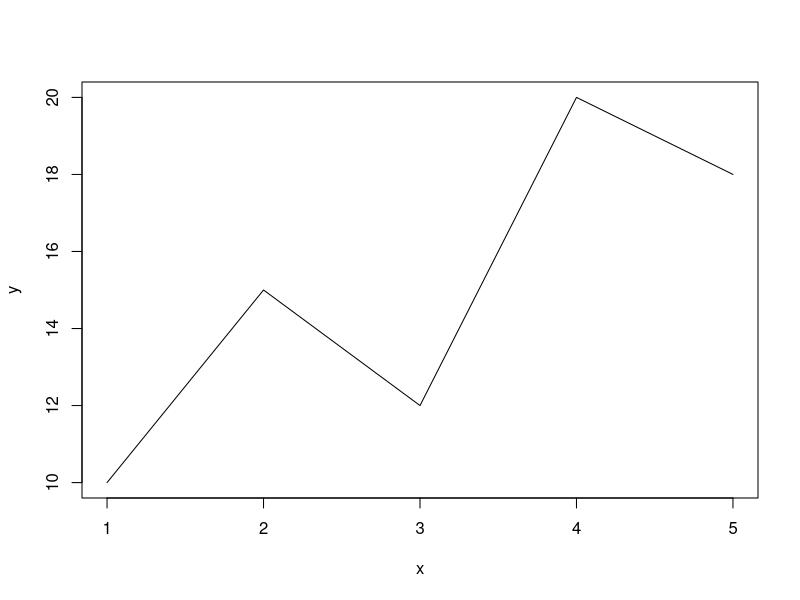
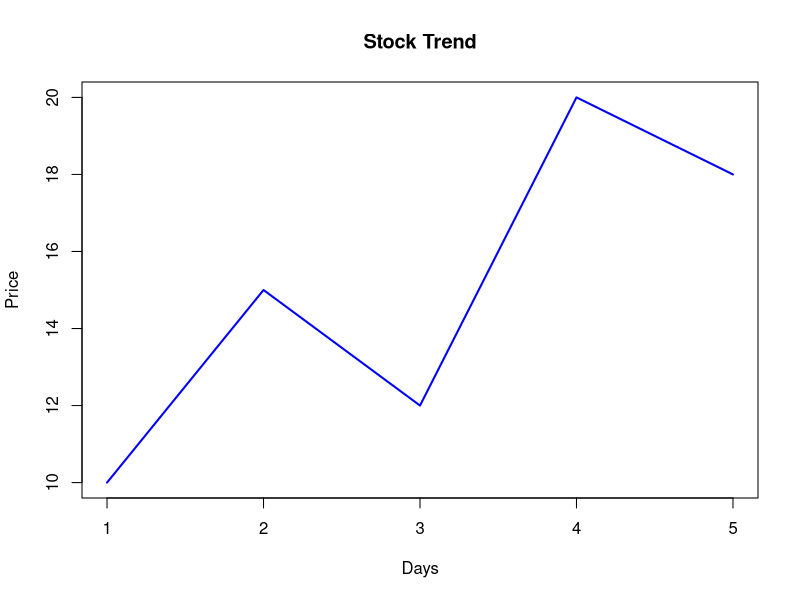
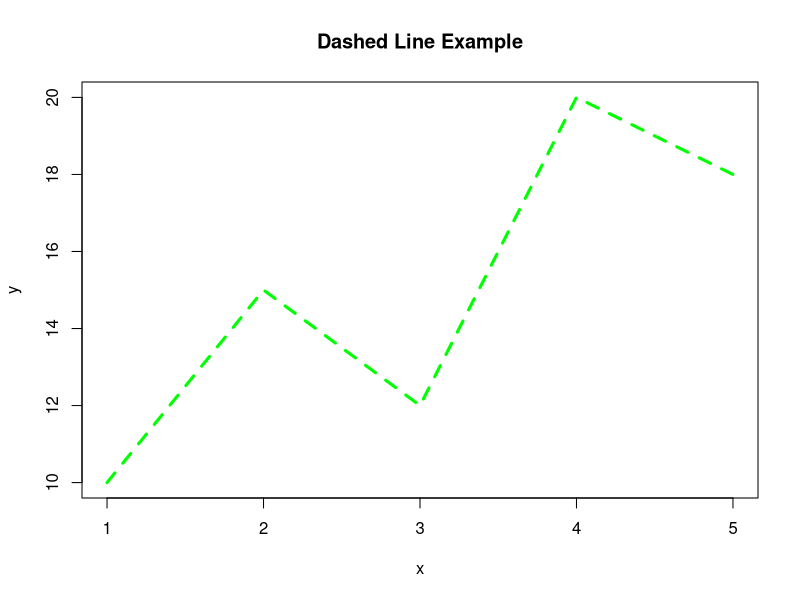
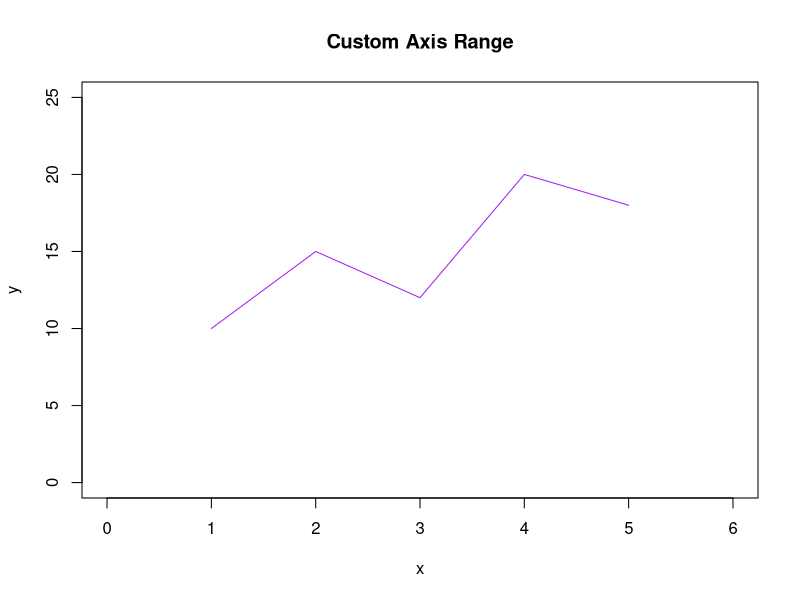

Here is the R script that generated these plots, in order:
# r Line function 

#A line graph is a graph where data points are connected with a line.
#It is mainly used to show Trends over time,Continuous data,How something change

x <- c(1,2,3,4,5)
y <- c(10,15,12,20,18)

plot(x, y, type="l")


#type -> what kind of graph type = "l"-> line ,type ="p>points ,type ="b"  # both
#col -> line color
#lwd -> thickness of line
#lty -> line type , lty = 1 solid ,lty = 2 dashed, lty = 3   dotted
#main -> graph title
#xlab -> x-axis label
#ylab → ->  y-axis label

x <- c(1,2,3,4,5)        # x-axis values (Days)
y <- c(10,15,12,20,18)  # y-axis values (Price)

plot(x, y,              # plot x values against y values
     type = "l",        # type = "l" means line graph ("p" = points, "b" = both)
     col = "blue",      # col sets the color of the line
     lwd = 2,           # lwd = line width (2 makes line thicker)
     main = "Stock Trend",  # main = title of the graph
     xlab = "Days",     # xlab = label name for x-axis
     ylab = "Price")    # ylab = label name for y-axis


#------------------------------------------ Dashed Line Example
  plot(x, y,
       type = "l",
       col = "green",
       lty = 2,             # line type (2 = dashed)
       lwd = 3,
       main = "Dashed Line Example")

  #Changing Axis Limits -----------------------------------------
  plot(x, y,
       type = "l",
       col = "purple",
       ylim = c(0,25),      # y-axis range
       xlim = c(0,6),       # x-axis range
       main = "Custom Axis Range")
  
  
  
  
  
